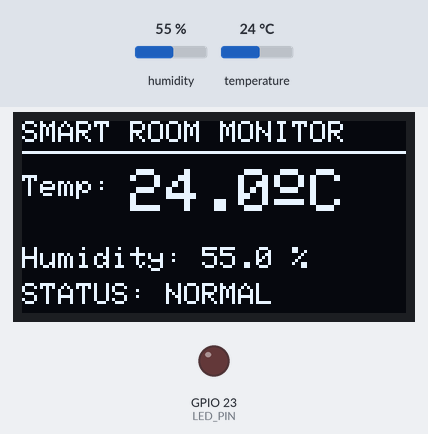
Bench run of a sketch on a simulated ESP32. Shown: 128×64 one-colour display, output pins drawn as LEDs (lit = HIGH). The inputs (shaded band) are chosen by the test bench; at power-on: temperature 24 °C, humidity 55 %. WiFi joins after 1.5 s; servers stay silent unless stated; what the sketch prints to the serial monitor is not drawn.

Above: at 6.1 s.
6.2 s: temperature set to 34.4 °C
At 8.8 s:
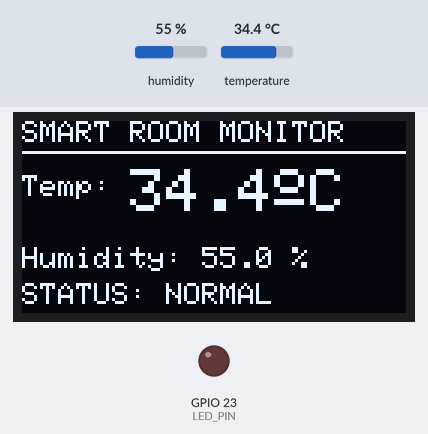
9.2 s: temperature set to 35.5 °C
At 10.4 s:
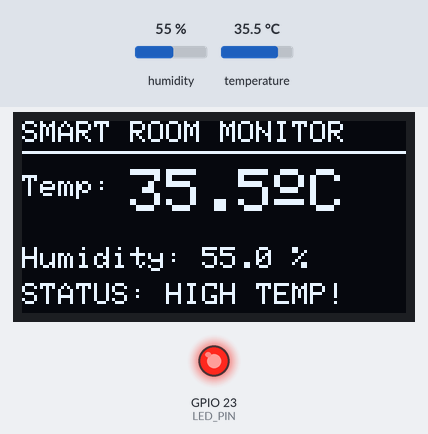
12.2 s: humidity set to 22 %
At 14.5 s:
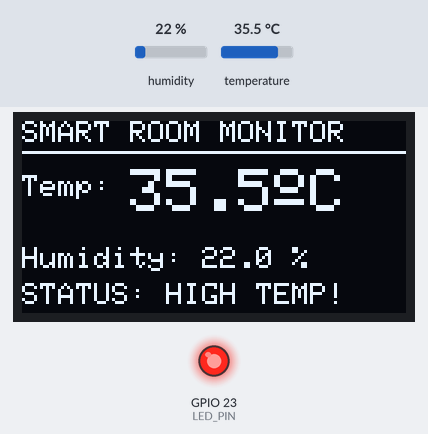
15.2 s: temperature set to 12 °C
At 17.1 s:
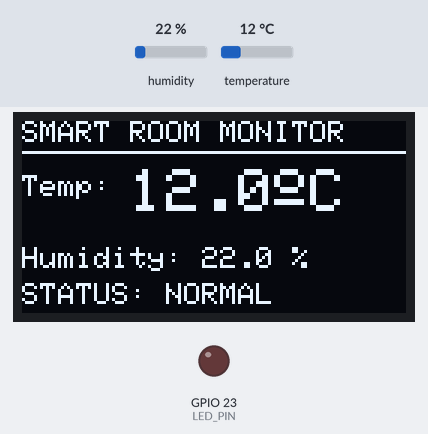
18.2 s: humidity set to 40 %
At 20.1 s:
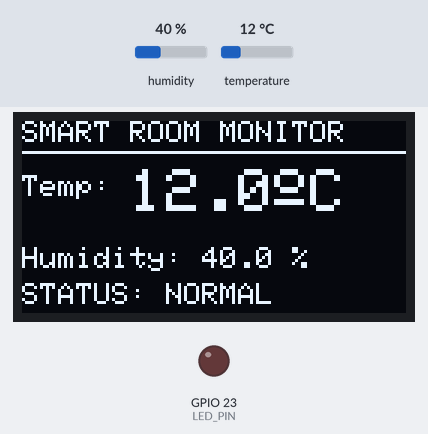
Timing chart, 0 to 21.6 s (numbered marks = the images above; inputs shaded):
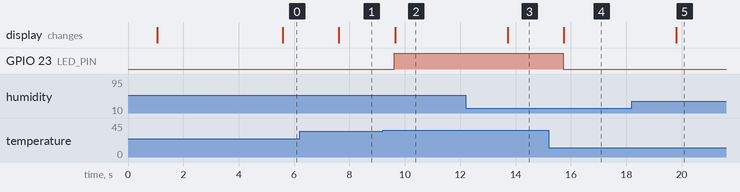

The sketch:

sketch.ino
```cpp
#include <WiFi.h>
#include <Wire.h>
#include <Adafruit_GFX.h>
#include <Adafruit_SSD1306.h>
#include "DHT.h"

// Cấu hình màn hình OLED
#define SCREEN_WIDTH 128
#define SCREEN_HEIGHT 64
#define OLED_RESET -1
Adafruit_SSD1306 display(SCREEN_WIDTH, SCREEN_HEIGHT, &Wire, OLED_RESET);

// Cấu hình cảm biến DHT22 nối với chân GPIO 4
#define DHTPIN 4
#define DHTTYPE DHT22
DHT dht(DHTPIN, DHTTYPE);

// Cấu hình đèn LED cảnh báo nối với chân GPIO 23
#define LED_PIN 23

// Ngưỡng cảnh báo nhiệt độ (trên 35°C sẽ sáng đèn)
const float TEMP_THRESHOLD = 35.0;

void setup()
{
  Serial.begin(115200);
  delay(1000); // Chờ cổng Serial ổn định

  // Khởi tạo chân LED
  pinMode(LED_PIN, OUTPUT);
  digitalWrite(LED_PIN, LOW);

  // Khởi tạo cảm biến DHT22
  dht.begin();

  // Khởi tạo màn hình OLED (Địa chỉ I2C 0x3C)
  if (!display.begin(SSD1306_SWITCHCAPVCC, 0x3C))
  {
    Serial.println(F("SSD1306 allocation failed"));
    for (;;)
      ;
  }

  display.clearDisplay();
  display.setTextSize(1);
  display.setTextColor(SSD1306_WHITE);
  display.setCursor(0, 10);
  display.println("System Initializing...");
  display.display();
  delay(1000);

  // Kết nối Wi-Fi giả lập trên Wokwi
  WiFi.begin("Wokwi-GUEST", "", 6);
  Serial.print("Connecting to WiFi");
  while (WiFi.status() != WL_CONNECTED)
  {
    delay(500);
    Serial.print(".");
  }
  Serial.println("\nWiFi connected!");
}

void loop()
{
  // Đợi 2 giây giữa các lần đọc (DHT22 cần tối thiểu 2s để trả về dữ liệu mới)
  delay(2000);

  // Đọc độ ẩm và nhiệt độ
  float h = dht.readHumidity();
  float t = dht.readTemperature(); // Đơn vị độ C

  // Kiểm tra xem cảm biến có đọc được dữ liệu không
  if (isnan(h) || isnan(t))
  {
    Serial.println(F("Warning: Failed to read from DHT sensor, retrying..."));
    return;
  }

  // In thông số ra màn hình Serial Monitor
  Serial.print(F("Humidity: "));
  Serial.print(h);
  Serial.print(F("%  |  Temperature: "));
  Serial.print(t);
  Serial.println(F("°C"));

  // Hiển thị giao diện trực quan lên màn hình OLED
  display.clearDisplay();

  // Tiêu đề
  display.setTextSize(1);
  display.setCursor(0, 0);
  display.println("SMART ROOM MONITOR");
  display.drawFastHLine(0, 10, 128, SSD1306_WHITE);

  // Thông số Nhiệt độ lớn
  display.setCursor(0, 18);
  display.print("Temp: ");
  display.setTextSize(2);
  display.setCursor(36, 16);
  display.print(t, 1);
  display.cp437(true);
  display.write(167); // Ký hiệu độ C (°C)
  display.print("C");

  // Thông số Độ ẩm
  display.setTextSize(1);
  display.setCursor(0, 42);
  display.print("Humidity: ");
  display.print(h, 1);
  display.print(" %");

  // Kiểm tra ngưỡng cảnh báo nhiệt độ
  if (t > TEMP_THRESHOLD)
  {
    digitalWrite(LED_PIN, HIGH); // Bật LED đỏ
    display.setCursor(0, 54);
    display.print("STATUS: HIGH TEMP!");
  }
  else
  {
    digitalWrite(LED_PIN, LOW); // Tắt LED
    display.setCursor(0, 54);
    display.print("STATUS: NORMAL");
  }

  display.display();
}
```

Measured:
- the behaviour switches between 35 and 35.1 °C on temperature (found by bisection; images 1 and 2)
- after the input at 6.2 s, the display: changes after 1.4 s (image 1)
- after the input at 9.2 s, GPIO 23 (LED_PIN): LOW → HIGH after 0.43 s; the display: changes after 0.45 s (image 2)
- after the input at 12.2 s, the display: changes after 1.5 s (image 3)
- after the input at 15.2 s, GPIO 23 (LED_PIN): HIGH → LOW after 0.52 s; the display: changes after 0.54 s (image 4)
- after the input at 18.2 s, the display: changes after 1.6 s (image 5)
